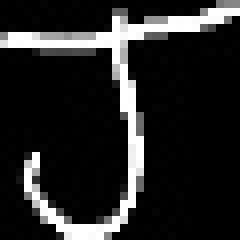
#> input picture Hand-written-text-recognizer-master/training_set/J/2.jpg, 30 x 30 px, found by its file name (shown 8 times larger)
$ jupyter execute --allow-errors moment.ipynb   (older library calls are emulated)
#> lines starting #> are read from the running program, lines starting #| are printed output that depends on the picture; after the words box and inside, x2 and y2 are one past the last pixel; in counts of white or black regions, pixels touching at a corner belong together
[cell 1]
import cv2
import matplotlib.pyplot as plt
import numpy as np
img=cv2.imread('/home/harveer/Desktop/Learner/final_year/Hand-written-text-recognizer-master/training_set/A/2.jpg')
#> img is the input picture: shape (30, 30, 3); min 0, max 255, mean 37.9
imgray = cv2.cvtColor(img, cv2.COLOR_BGR2GRAY)
ret, thresh = cv2.threshold(imgray, 127, 255, 0)
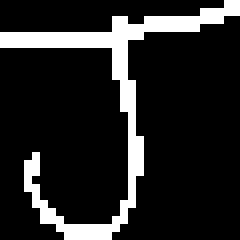
#> thresh: shape (30, 30) (shown 8 times larger); 14.6% white in thin lines or dots
img1, contours, hierarchy = cv2.findContours(thresh, cv2.RETR_TREE  , cv2.CHAIN_APPROX_SIMPLE)
#> contours = 1 contour; box (x1, y1, x2, y2) and area: (0, 0, 30, 30) 62
cv2.drawContours(img, contours, -1, (0,255,0), 1)
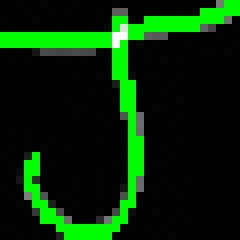
#> img: shape (30, 30, 3) (shown 8 times larger); 14.11% of pixels changed, all inside (x1, y1, x2, y2) = (0, 0, 30, 30)
print(len(contours))
#| 1
M = cv2.moments(contours[0])
#> M = moments, m00 62, centre m10/m00, m01/m00 = (13.25, 11.17)
print( M )
#> (printed output is left out)
plt.imshow(img,cmap='gray')
plt.show()
